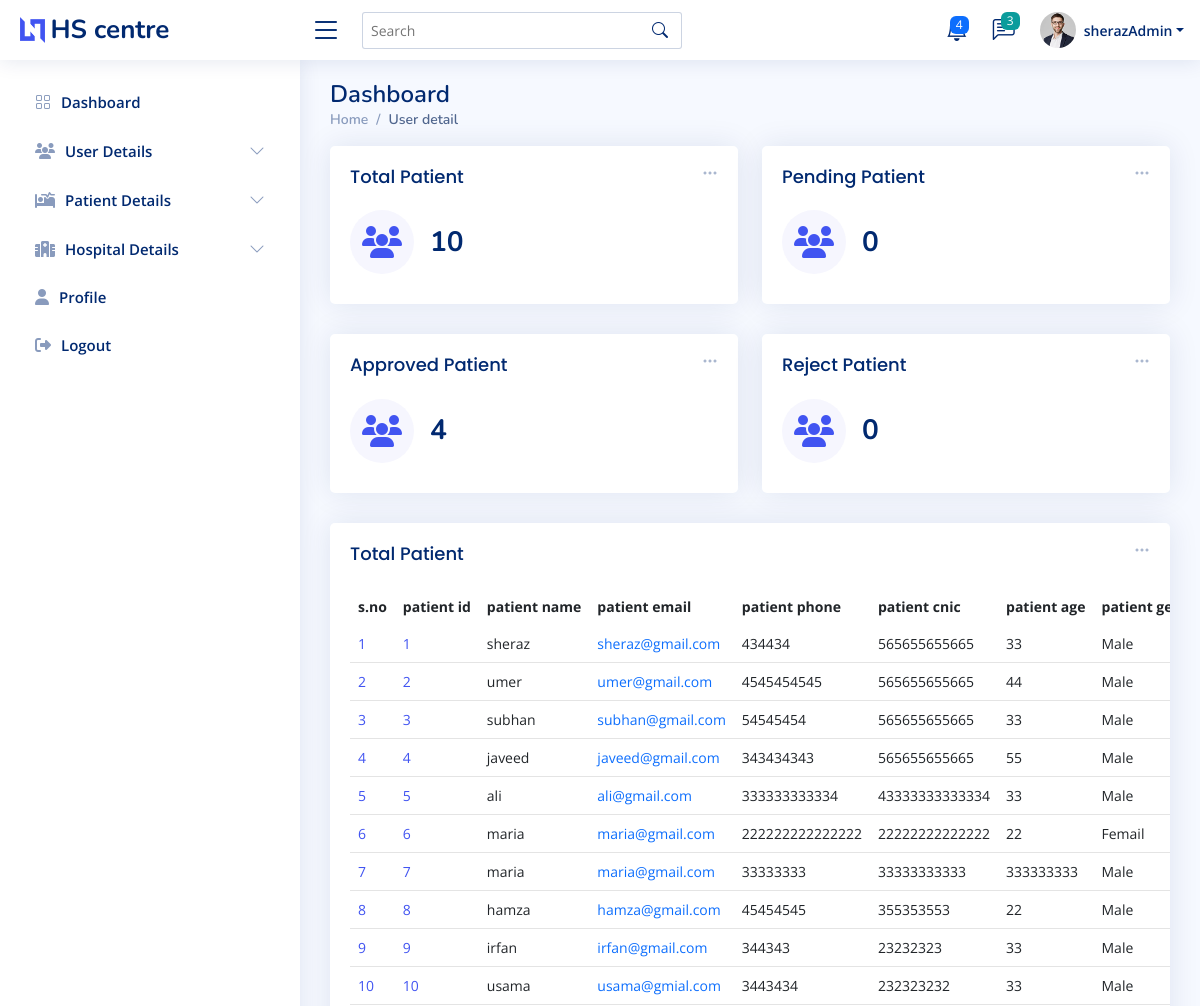
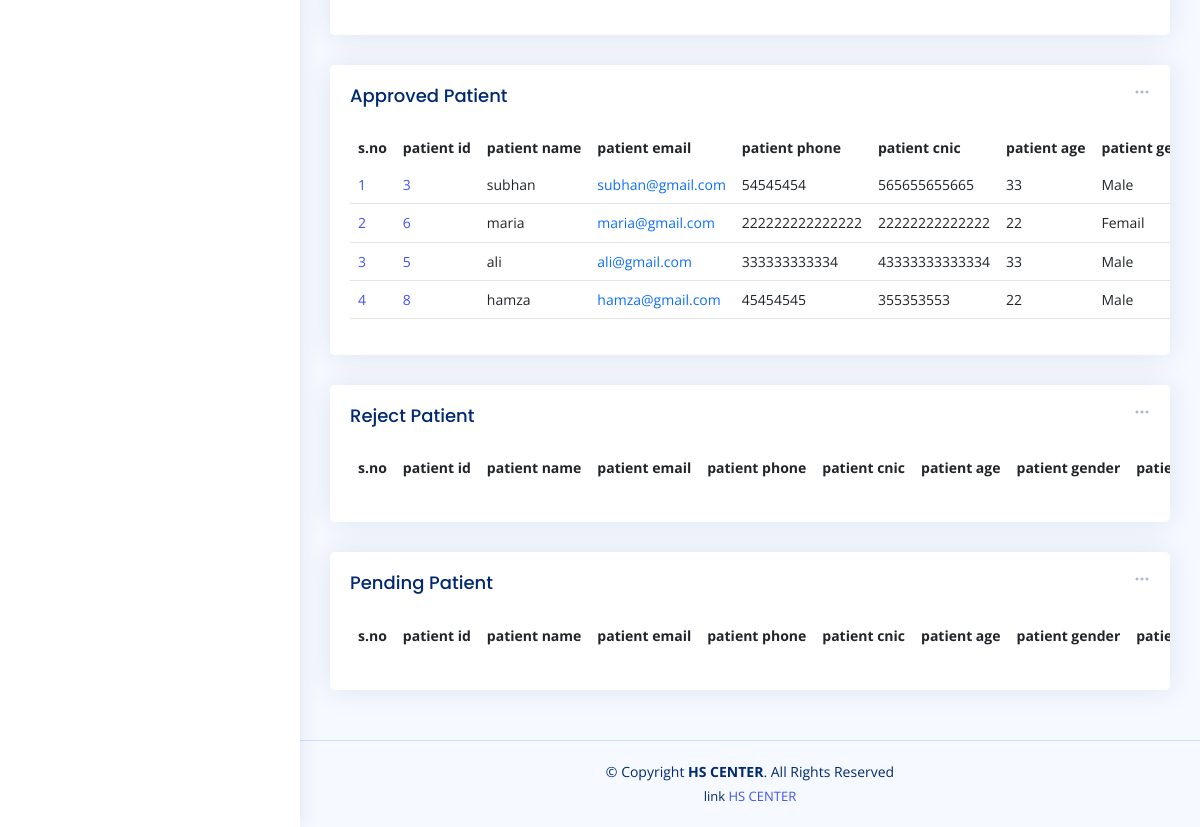
Page /admin_pat_detail.php (signed in) on the committed database (2 pictures, top to bottom).
### tables this page shows
CREATE TABLE `reg_patient` (
  `patient_id` int(11) NOT NULL,
  `patient_name` varchar(200) NOT NULL,
  `patient_email` varchar(200) NOT NULL,
  `patient_phone` varchar(255) NOT NULL,
  `patient_cnic` varchar(255) NOT NULL,
  `patient_age` varchar(22) NOT NULL,
  `patient_select_hos` varchar(222) NOT NULL,
  `patient_gender` varchar(222) NOT NULL,
  `patient_vacc` varchar(222) NOT NULL,
  `patient_app_day` varchar(222) NOT NULL,
  `patient_status` varchar(222) NOT NULL
);

CREATE TABLE `accept_patient` (
  `pateint_id` int(11) NOT NULL,
  `reg_pateint_id` int(11) NOT NULL,
  `patient_name` varchar(200) NOT NULL,
  `patient_email` varchar(200) NOT NULL,
  `patient_phone` varchar(255) NOT NULL,
  `patient_cnic` varchar(255) NOT NULL,
  `patient_age` varchar(222) NOT NULL,
  `patient_select_hos` varchar(222) NOT NULL,
  `patient_gender` varchar(222) NOT NULL,
  `patient_vacc` varchar(222) NOT NULL,
  `patient_app_day` varchar(222) NOT NULL,
  `pateint_dos_1` varchar(222) NOT NULL,
  `pateint_dos_2` varchar(222) NOT NULL,
  `pateint_dos_1_date` varchar(111) NOT NULL,
  `pateint_dos_2_date` varchar(111) NOT NULL
);

### admin_pat_detail.php (the view, shortened to what this page needs)
<?php
require 'conn.php';
$fetch_PatientQ = "SELECT * FROM `reg_patient`";
$fetch_Patient = mysqli_query($conn,$fetch_PatientQ);
$totalPatient = mysqli_num_rows($fetch_Patient);
$fetch_approved_PatientQ = "SELECT * FROM `reg_patient` INNER JOIN `accept_patient` ON `reg_patient`.`patient_id` = `accept_patient`.`reg_pateint_id` WHERE `reg_patient`.`patient_status` = 'approved' AND `accept_patient`.`pateint_dos_1` = 'not vaccinated';";
$fetch_approved_Patient = mysqli_query($conn,$fetch_approved_PatientQ);
$total_approved_Patient = mysqli_num_rows($fetch_approved_Patient);
$fetch_reject_PatientQ = "SELECT * FROM `reg_patient` WHERE `patient_status` ='reject'";
$fetch_reject_Patient = mysqli_query($conn,$fetch_reject_PatientQ);
$total_reject_Patient = mysqli_num_rows($fetch_reject_Patient);
$fetch_pending_PatientQ = "SELECT * FROM `reg_patient` WHERE `patient_status` =''";
$fetch_pending_Patient = mysqli_query($conn,$fetch_pending_PatientQ);
$total_pending_Patient = mysqli_num_rows($fetch_pending_Patient);
?>
<!DOCTYPE html>
<html lang="en">
<head>
  <?php require './component/_admin_link.php'?>
</head>
<body>
<?php require './component/_admin_nav.php';?>
  <main id="main" class="main " >
    <div class="pagetitle ">
      <h1>Dashboard</h1>
      <nav>
        <ol class="breadcrumb">
          <li class="breadcrumb-item"><a href="admin-index.php">Home</a></li>
          <li class="breadcrumb-item active">User detail</li>
        </ol>
      </nav>
    </div>
    <section class="section dashboard ">
      <div class="row ">
        <div class="col-lg-12">
          <div class="row ">
            <div class="col-xxl-4 col-md-6  w-50">
              <div class="card info-card sales-card">
                <div class="filter">
                  <a class="icon" href="#" data-bs-toggle="dropdown"><i class="bi bi-three-dots"></i></a>
                </div>
                <div class="card-body">
                  <h5 class="card-title">Total Patient</h5>
                  <div class="d-flex align-items-center">
                    <div class="card-icon rounded-circle d-flex align-items-center justify-content-center">
                    <i class="fa-solid fa-users"></i>
                    </div>
                    <div class="ps-3">
                      <h6><?=$totalPatient?></h6>
                    </div>
                  </div>
                </div>
              </div>
            </div>
             <div class="col-xxl-4 col-md-6  w-50">
              <div class="card info-card sales-card">
                <div class="filter">
                  <a class="icon" href="#" data-bs-toggle="dropdown"><i class="bi bi-three-dots"></i></a>
                </div>
                <div class="card-body">
                  <h5 class="card-title">Pending Patient</h5>
                  <div class="d-flex align-items-center">
                    <div class="card-icon rounded-circle d-flex align-items-center justify-content-center">
                    <i class="fa-solid fa-users"></i>
                    </div>
                    <div class="ps-3">
                      <h6><?=$total_pending_Patient?></h6>
                    </div>
                  </div>
                </div>
              </div>
            </div>
<div class="col-xxl-4 col-md-6  w-50">
              <div class="card info-card sales-card">
                <div class="filter">
                  <a class="icon" href="#" data-bs-toggle="dropdown"><i class="bi bi-three-dots"></i></a>
                </div>
                <div class="card-body">
                  <h5 class="card-title">Approved Patient</h5>
                  <div class="d-flex align-items-center">
                    <div class="card-icon rounded-circle d-flex align-items-center justify-content-center">
                    <i class="fa-solid fa-users"></i>
                    </div>
                    <div class="ps-3">
                      <h6><?=$total_approved_Patient?></h6>
                    </div>
                  </div>
                </div>
              </div>
            </div>
            <div class="col-xxl-4 col-md-6  w-50">
              <div class="card info-card sales-card">
                <div class="filter">
                  <a class="icon" href="#" data-bs-toggle="dropdown"><i class="bi bi-three-dots"></i></a>
                </div>
                <div class="card-body">
                  <h5 class="card-title">Reject Patient</h5>
                  <div class="d-flex align-items-center">
                    <div class="card-icon rounded-circle d-flex align-items-center justify-content-center">
                    <i class="fa-solid fa-users"></i>
                    </div>
                    <div class="ps-3">
                      <h6><?=$total_reject_Patient?></h6>
                    </div>
                  </div>
                </div>
              </div>
            </div>
            <div class="col-12" >
              <div class="card recent-sales overflow-auto">
                <div class="filter">
                  <a class="icon" href="#" data-bs-toggle="dropdown"><i class="bi bi-three-dots"></i></a>
                </div>
                <div class="card-body">
                  <h5 class="card-title">Total Patient</h5>
                  <table class="table table-borderless datatable" id="dowload_pdf">
                    <thead>
                      <tr>
                        <th scope="col">s.no</th>
                        <th scope="col">patient id</th>
                        <th scope="col">patient name</th>
                        <th scope="col">patient email</th>
                        <th scope="col">patient phone</th>
                        <th scope="col">patient cnic</th>
                        <th scope="col">patient age</th>
                        <th scope="col">patient gender</th>
                      </tr>
                    </thead>
                    <tbody>
                    <?php
                    if($totalPatient  > 0){
                      while($patient_data = mysqli_fetch_assoc($fetch_Patient)){
                        $i+=1;
                          if($patient_data['patient_status'] !=''){
                            echo '<tr>
                          <td scope="row"><a href="#">'.$i.'</a></td>
                          <td scope="row"><a href="#">'.$patient_data['patient_id'].'</a></td>
                          <td>'.$patient_data['patient_name'].'</td>
                          <td><a  class="text-primary">'.$patient_data['patient_email'].'</a></td>
                          <td>'.$patient_data['patient_phone'].'</td>
                          <td>'.$patient_data['patient_cnic'].'</td>
                          <td>'.$patient_data['patient_age'].'</td>
                          <td>'.$patient_data['patient_gender'].'</td>
                          <td>'.$patient_data['patient_vacc'].'</td>
                          <td>'.$patient_data['patient_app_day'].'</td>
                          <td>'.$patient_data['patient_select_hos'].'</td>
                          <td>'.$patient_data['patient_status'].'</td>
                        </tr>';
                          }
                        }
                    }
                    ?>
                    </tbody>
                  </table>
                </div>
              </div>
            </div>
 <div class="col-12" >
              <div class="card recent-sales overflow-auto">
                <div class="filter">
                  <a class="icon" href="#" data-bs-toggle="dropdown"><i class="bi bi-three-dots"></i></a>
                </div>
                <div class="card-body">
                  <h5 class="card-title">Approved Patient</h5>
                  <table class="table table-borderless datatable" id="dowload_pdf">
                    <thead>
                      <tr>
                        <th scope="col">s.no</th>
                        <th scope="col">patient id</th>
                        <th scope="col">patient name</th>
                        <th scope="col">patient email</th>
                        <th scope="col">patient phone</th>
                        <th scope="col">patient cnic</th>
                        <th scope="col">patient age</th>
                        <th scope="col">patient gender</th>
                      </tr>
                    </thead>
                    <tbody>
                    <?php
                    if($total_approved_Patient  > 0){
                      while($app_patient_data = mysqli_fetch_assoc($fetch_approved_Patient)){
                        $j+=1;
if($app_patient_data['patient_status'] == 'approved'){
  echo '<tr>
  <td scope="row"><a href="#">'.$j.'</a></td>
  <td scope="row"><a href="#">'.$app_patient_data['patient_id'].'</a></td>
  <td>'.$app_patient_data['patient_name'].'</td>
  <td><a  class="text-primary">'.$app_patient_data['patient_email'].'</a></td>
  <td>'.$app_patient_data['patient_phone'].'</td>
  <td>'.$app_patient_data['patient_cnic'].'</td>
  <td>'.$app_patient_data['patient_age'].'</td>
  <td>'.$app_patient_data['patient_gender'].'</td>
  <td>'.$app_patient_data['patient_vacc'].'</td>
  <td>'.$app_patient_data['patient_app_day'].'</td>
  <td>'.$app_patient_data['patient_select_hos'].'</td>
  <td>'.$app_patient_data['patient_status'].'</td>
  <td><a  href="admin_reject_pateint.php?patient_ID='.$app_patient_data['patient_id'].'&pageUrl=admin_pat_detail.php" class="badge bg-danger ">reject</a></td>
</tr>';
}
}
                    }
                    ?>
                    </tbody>
                  </table>
                </div>
              </div>
            </div>
             <div class="col-12" >
              <div class="card recent-sales overflow-auto">
                <div class="filter">
                  <a class="icon" href="#" data-bs-toggle="dropdown"><i class="bi bi-three-dots"></i></a>
                </div>
                <div class="card-body">
                  <h5 class="card-title">Reject Patient</h5>
                  <table class="table table-borderless datatable" id="dowload_pdf">
                    <thead>
                      <tr>
                        <th scope="col">s.no</th>
                        <th scope="col">patient id</th>
                        <th scope="col">patient name</th>
                        <th scope="col">patient email</th>
                        <th scope="col">patient phone</th>
                        <th scope="col">patient cnic</th>
                        <th scope="col">patient age</th>
                        <th scope="col">patient gender</th>
                        <th scope="col">patient vaccine</th>
                      </tr>
                    </thead>
                  </table>
                </div>
              </div>
            </div>
             <div class="col-12" >
              <div class="card recent-sales overflow-auto">
                <div class="filter">
                  <a class="icon" href="#" data-bs-toggle="dropdown"><i class="bi bi-three-dots"></i></a>
                </div>
                <div class="card-body">
                  <h5 class="card-title">Pending Patient</h5>
                  <table class="table table-borderless datatable" id="dowload_pdf">
                    <thead>
                      <tr>
                        <th scope="col">s.no</th>
                        <th scope="col">patient id</th>
                        <th scope="col">patient name</th>
                        <th scope="col">patient email</th>
                        <th scope="col">patient phone</th>
                        <th scope="col">patient cnic</th>
                        <th scope="col">patient age</th>
                        <th scope="col">patient gender</th>
                        <th scope="col">patient vaccine</th>
                      </tr>
                    </thead>
                  </table>
                </div>
              </div>
            </div>
          </div>
        </div>
      </div>
    </section>
  </main>
  <?php require './component/_admin_footer.php'?>
</body>
</html>

### assets_admin/css/style.css (style rules this page uses)
:root { scroll-behavior: smooth; }
body { font-family: "Open Sans", sans-serif; background: #f6f9ff; color: #444444; }
a { color: #4154f1; text-decoration: none; }
h1, h2, h3, h4, h5, h6 { font-family: "Nunito", sans-serif; }
#main { margin-top: 60px; padding: 20px 30px; transition: all 0.3s; }
.pagetitle { margin-bottom: 10px; }
.pagetitle h1 { font-size: 24px; margin-bottom: 0; font-weight: 600; color: #012970; }
.card { margin-bottom: 30px; border: none; border-radius: 5px; box-shadow: 0px 0 30px rgba(1, 41, 112, 0.1); }
.card-title { padding: 20px 0 15px 0; font-size: 18px; font-weight: 500; color: #012970; font-family: "Poppins", sans-serif; }
.card-body { padding: 0 20px 20px 20px; }
.breadcrumb { font-size: 14px; font-family: "Nunito", sans-serif; color: #899bbd; font-weight: 600; }
.breadcrumb a { color: #899bbd; transition: 0.3s; }
.breadcrumb .breadcrumb-item::before { color: #899bbd; }
.breadcrumb .active { color: #51678f; font-weight: 600; }
@media (min-width: 1200px) { #main, #footer { margin-left: 300px; } }
.dashboard .filter { position: absolute; right: 0px; top: 15px; }
.dashboard .filter .icon { color: #aab7cf; padding-right: 20px; padding-bottom: 5px; transition: 0.3s; font-size: 16px; }
.dashboard .info-card { padding-bottom: 10px; }
.dashboard .info-card h6 { font-size: 28px; color: #012970; font-weight: 700; margin: 0; padding: 0; }
.dashboard .card-icon { font-size: 32px; line-height: 0; width: 64px; height: 64px; flex-shrink: 0; flex-grow: 0; }
.dashboard .sales-card .card-icon { color: #4154f1; background: #f6f6fe; }
.dashboard .recent-sales { font-size: 14px; }
.dashboard .recent-sales .table thead { background: #f6f6fe; }
.dashboard .recent-sales .table thead th { border: 0; }

### admin_pat_detail.php (style rules this page uses)
table { width: 100vw !important; overflow-x: scroll !important; }
table th { white-space: nowrap; }
table td { border-bottom: 1px solid #e4e4e4 !important; }

### rows in the picture
reg_patient: patient_id "1", patient_name "sheraz", patient_email "sheraz@gmail.com", patient_phone "434434", patient_cnic "565655655665", patient_age "33", patient_gender "Male"
reg_patient: patient_id "2", patient_name "umer", patient_email "umer@gmail.com", patient_phone "4545454545", patient_cnic "565655655665", patient_age "44", patient_gender "Male"
reg_patient: patient_id "3", patient_name "subhan", patient_email "subhan@gmail.com", patient_phone "54545454", patient_cnic "565655655665", patient_age "33", patient_gender "Male", accept_patient.patient_name "subhan", accept_patient.patient_email "subhan@gmail.com", accept_patient.patient_phone "54545454", accept_patient.patient_cnic "565655655665", accept_patient.patient_age "33", accept_patient.patient_gender "Male"
reg_patient: patient_id "4", patient_name "javeed", patient_email "javeed@gmail.com", patient_phone "343434343", patient_cnic "565655655665", patient_age "55", patient_gender "Male"
reg_patient: patient_id "5", patient_name "ali", patient_email "ali@gmail.com", patient_phone "333333333334", patient_cnic "43333333333334", patient_age "33", patient_gender "Male", accept_patient.patient_name "ali", accept_patient.patient_email "ali@gmail.com", accept_patient.patient_phone "333333333334", accept_patient.patient_cnic "43333333333334", accept_patient.patient_age "33", accept_patient.patient_gender "Male"
reg_patient: patient_id "6", patient_name "maria", patient_email "maria@gmail.com", patient_phone "222222222222222", patient_cnic "22222222222222", patient_age "22", patient_gender "Femail", accept_patient.patient_name "maria", accept_patient.patient_email "maria@gmail.com", accept_patient.patient_phone "222222222222222", accept_patient.patient_cnic "22222222222222", accept_patient.patient_age "22", accept_patient.patient_gender "Femail"
reg_patient: patient_id "7", patient_name "maria", patient_email "maria@gmail.com", patient_phone "33333333", patient_cnic "33333333333", patient_age "333333333", patient_gender "Male"
reg_patient: patient_id "8", patient_name "hamza", patient_email "hamza@gmail.com", patient_phone "45454545", patient_cnic "355353553", patient_age "22", patient_gender "Male", accept_patient.patient_name "hamza", accept_patient.patient_email "hamza@gmail.com", accept_patient.patient_phone "45454545", accept_patient.patient_cnic "355353553", accept_patient.patient_age "22", accept_patient.patient_gender "Male"
reg_patient: patient_id "9", patient_name "irfan", patient_email "irfan@gmail.com", patient_phone "344343", patient_cnic "23232323", patient_age "33", patient_gender "Male"
reg_patient: patient_id "10", patient_name "usama", patient_email "usama@gmial.com", patient_phone "3443434", patient_cnic "232323232", patient_age "33", patient_gender "Male"

### other values in the picture
$_SESSION['admin_name'] "sherazAdmin"
$totalPatient "10"
$total_pending_Patient "0"
$total_approved_Patient "4"
$total_reject_Patient "0"
